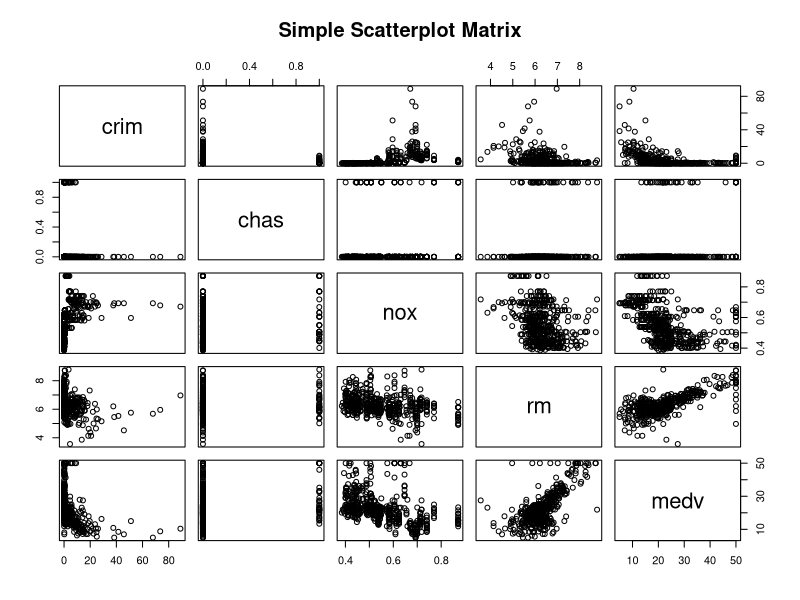
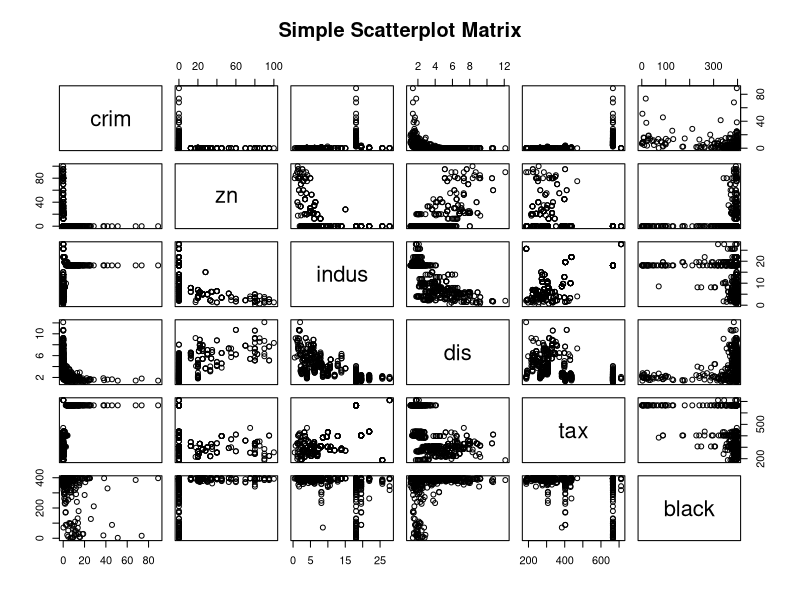
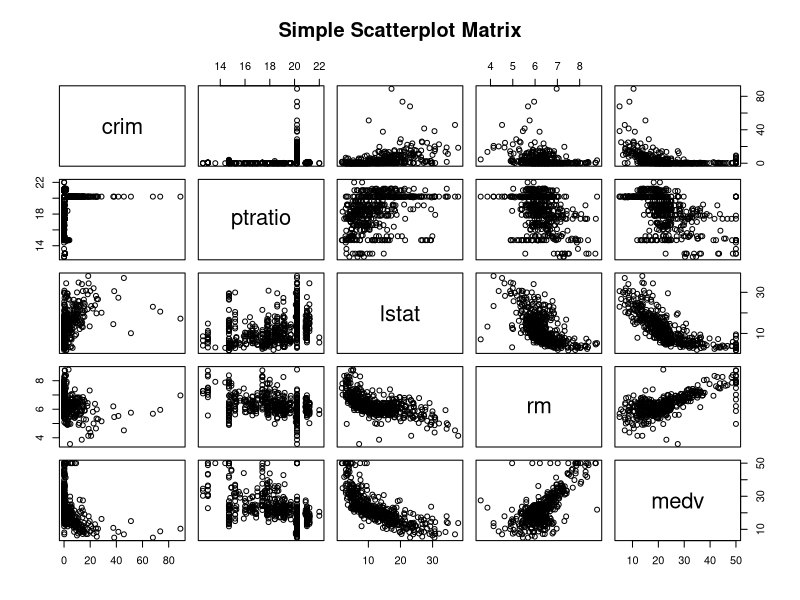
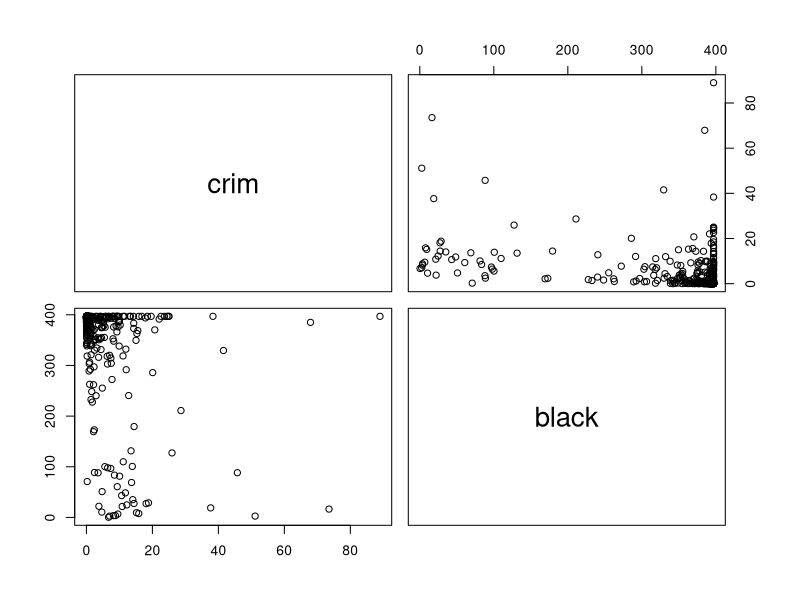
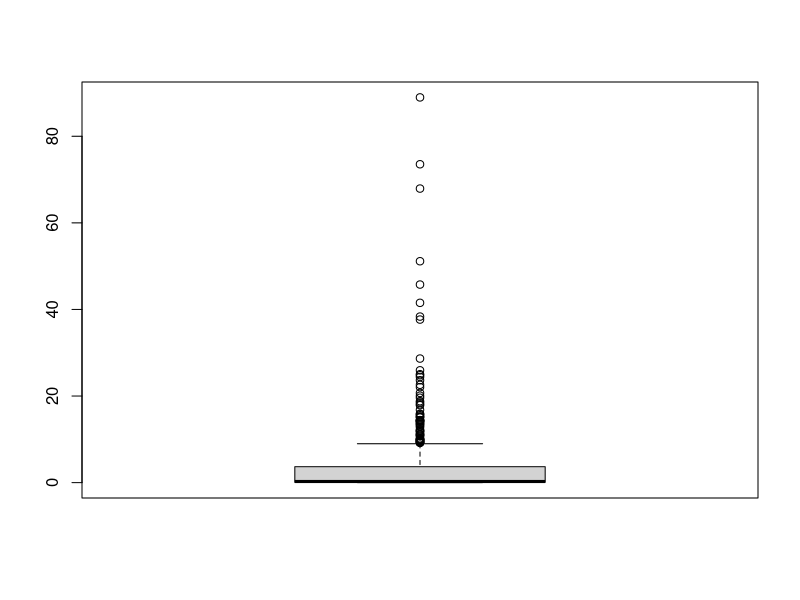
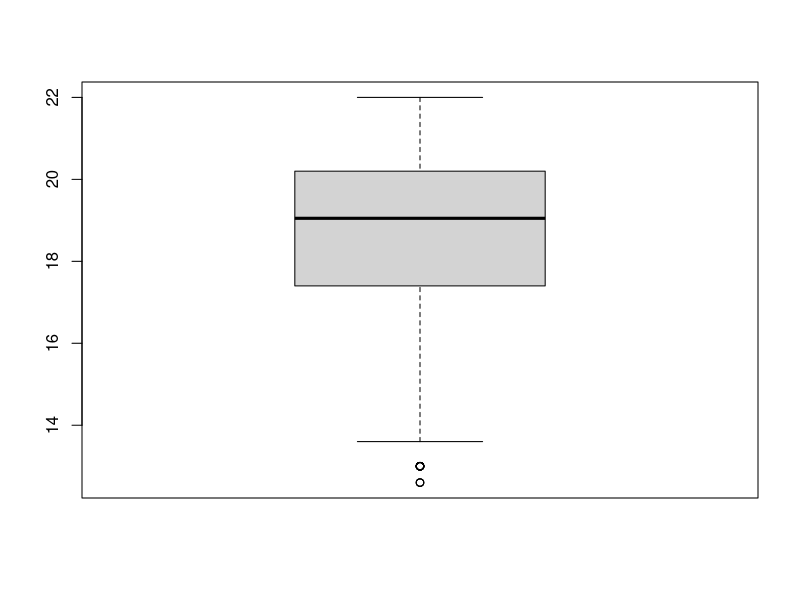
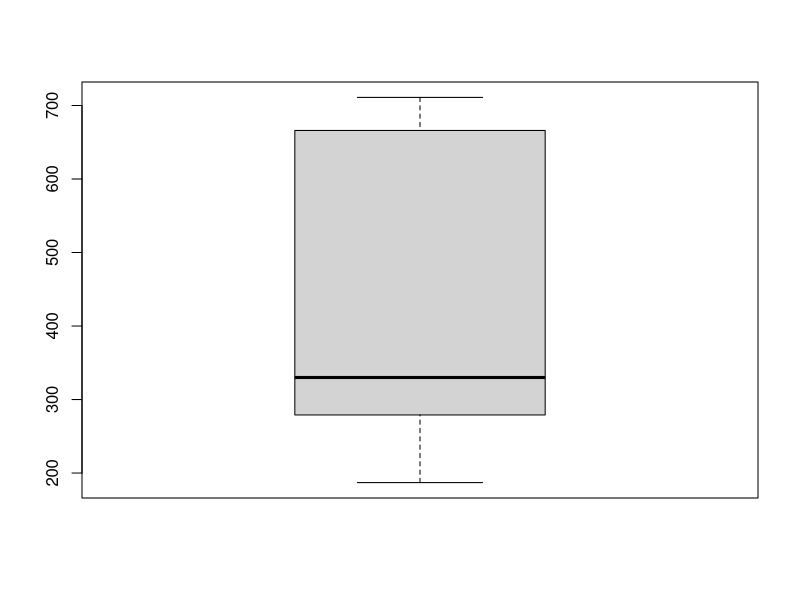

The R source for these figures, in order:
## ---- chunk 1
knitr::opts_chunk$set(echo = TRUE)
## ---- chunk 2
#2.Eigendecomposition with R
#(a)
x=cbind(c(1,2),c(2,1))
x
y=cbind(c(-1/3,2/3),c(2/3,-1/3))
y
#(b)
det(x)
det(y)
#both determinant are nonzero, thus both matrixes are invertible
#(c)
x_ev=eigen(x)
x_vectors=x_ev$vectors
x_values=x_ev$values
x_values
x_vectors

#(d)
y_values=(x_values-2)*(1/3)
y_values


#(e)
x_sq_ev=eigen(x%*%x)
x_sq_ev$values
x_sq_ev$vectors

#(f)
#see written part.
## ---- chunk 3
#3.
#(d)
set.seed(123)
A=cbind(c(1,0,0),c(0,0,0),c(0,0,0))
B=cbind(c(1,0,0),c(0,1,0),c(0,0,0))
#compute the projections of 2 RVs with its entries unif(0,1)
#A%*%v1
#B%*%v1
#A%*%v2
#B%*%v2



#(f)
proj=function(x,a){
  projection=((x%*%a)/(a%*%a))%*%a
  return(projection)
}
x=c(3,2,-1)
a=c(1,0,1)

proj(x,a)

#(i)
proj2=function(x,a1,a2){
  a22=a2-((a1%*%a2)/(a1%*%a1))%*%a1
  v=a22%*%t(a22)
  projection=((x%*%a1)/(a1%*%a1))%*%a1+((a22%*%x)/v)%*%a22
  return(projection)
}

x=c(3,2,-1)
a1=c(1,0,1)
a2=c(1,-1,0)
proj2(x,a1,a2)

#(l)
x=t(c(3,2,-1))
a1=t(c(1,0,1))
a2=t(c(1,-1,0))
A=cbind(a1,a2)

#B=A%*%(inv((t(A)%*%A)))%*%t(A)
#C=B%*%x
#C

## ---- chunk 4
#4.Exploring a dataset with R
library(MASS)
Boston
?Boston
#(a)
#506 rows and 14 columns
#rows represent different suburbs, columns represent different referencing indexes for the house which affects the suburbs, such as crime rate, average number of rooms, lower status of the population(percent) etc. 

#(b)
library(car)
pairs(~ crim+chas+nox+rm+medv, data=Boston,main='Simple Scatterplot Matrix')
pairs(~ crim+zn+indus+dis+tax+black, data=Boston,main='Simple Scatterplot Matrix')
pairs(~ crim+ptratio+lstat+rm+medv, data=Boston,main='Simple Scatterplot Matrix')
#we find out that average numebr of rooms per dwelling has a postive, roughly linear relationship with median value of owner-oppupied homes. 
#In addition, lower status of the population is negatively related to average number of rooms per dwelling. median value of owner occupied homes is negatively related to average number of rooms per dwelling as well. 

#(c)Are any predictors associated with per capita crime rate? 
pairs(~crim+black,data=Boston)

#(d)
#range of high crime rates? Tax rates? Pupil-teacher ratios? 
boxplot(Boston$crim)
boxplot(Boston$ptratio)
boxplot(Boston$tax)
#according to boxplot, we can see that several suburbs have particular high crime rate commpared to majority of suburbs. For tax rates, some of the suburbs have higher tax rates, for pupil-teacher ratios, there are also suburbs which have particualr high ratios than other suburbs.

#(e)how many suburbs bound the Charles River
length(which(Boston$chas==1))
#in total, 35 suburbs bound the Charles River

#(f)median of pupil teacher ratio among the towns
median(Boston$ptratio)
#19.05 is the median of pupil teacher ratio

#(g)
#lowest median value of owneroccupied homes.What are the values of the other predictors for that suburb, and how do those values compare to the overall
#ranges for those predictors?
which(Boston$medv==min(Boston$medv)) #399,406
Boston[399,]
Boston[406,]
range(Boston$crim) # 0.00632 88.97620
range(Boston$zn) # 0 100
range(Boston$indus) # 0.46 27.74
range(Boston$nox)  #0.385 0.871
range(Boston$rm)   #3.561 8.780
range(Boston$age)   #2.9 100.0
range(Boston$dis)   # 1.1296 12.1265
range(Boston$rad)   # 1 24
range(Boston$tax)  #187 711
range(Boston$ptratio)   #12.6 22.0
range(Boston$black)   #0.32 396.90
range(Boston$lstat)   # 1.73 37.97
range(Boston$medv)  # 5 50
#for these two suburbs,denote them as s1 and s2(correponding to record 399 and record 406). s1 has extremely low proportion of residential land zoned for lots, extremely big age, extremely high index of accessibility to radial highways,relatively high property tax,pupil-teacher ratio,and lower status of population. It also has extremely high proportion of black. 

#s2 has relatively high crime rate, age, index of accessibility to radial highways.Low distances to 5 Boston employment centers. Relatively high pupil teacher ratio, black proportion and lower status of population. 

#(h)In this data set, how many of the suburbs average more than seven rooms per dwelling? More than eight rooms per dwelling?comment on those. 
length(which(Boston$rm>7)) #64 suburbs average more than 7 rooms per dwelling.
length(which(Boston$rm>8)) #13 suburbs average more than 8 rooms per dwelling

Boston[which(Boston$rm>7),]
#For suburbs average more than 7 rooms per dwelling, crime rates are low, index of accessibility to radial highways are small, black proportion are high, lower status of popultaion are small. 

Boston[which(Boston$rm>8),]
#For suburbs average more than 8 rooms per dwelling, Crime rates are extremely low, most of the houses have age over 70 years, index of accessibility to radial highways are small,black proportion are high, lower status of popultaion are small. 


#(i)what is the population for this dataset? 
#population is all the suburbs of Boston. 

#(j)Can you define a prediction problem that you may use this dataset for? Describe it in the framing of the three-circle representation discussed in the class.

#Reality:current suburbs in Boston
#Models:feasible machine learning algorithms, eg, logistic regression. 
#Future Reality: Given the current suburbs data in Boston, predict in the future, if a new suburb will be estalished very closly to 5 Boston employment ceneters, also it has a good accessibility to highways, will the suburbs be occupied by big proportion of lower status of population? 










